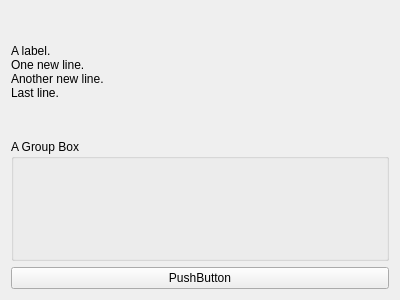
<ui version="4.0" >
 <legal>Copyright (C) 2016 The Qt Company Ltd.
SPDX-License-Identifier: LicenseRef-Qt-Commercial OR GPL-3.0-only</legal>
 <class>Form</class>
 <widget class="QWidget" name="Form" >
  <property name="geometry" >
   <rect>
    <x>0</x>
    <y>0</y>
    <width>400</width>
    <height>300</height>
   </rect>
  </property>
  <property name="windowTitle" >
   <string>Form</string>
  </property>
  <layout class="QVBoxLayout" >
   <item>
    <widget class="QLabel" name="Alabel" >
     <property name="text" >
      <string>A label.
One new line.
Another new line.
Last line.</string>
     </property>
    </widget>
   </item>
   <item>
    <widget class="QGroupBox" name="groupBox" >
     <property name="title" >
      <string>A Group Box</string>
     </property>
    </widget>
   </item>
   <item>
    <widget class="QPushButton" name="pushButton" >
     <property name="text" >
      <string>PushButton</string>
     </property>
    </widget>
   </item>
  </layout>
 </widget>
 <resources/>
 <connections/>
</ui>
